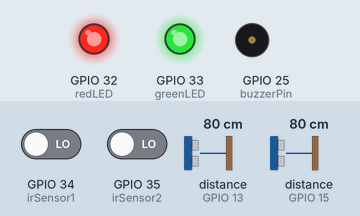
Simulated run of this sketch. Board: ESP32. On the bench: output pins drawn as LEDs (lit = HIGH), buzzer (waves = sounding, pin HIGH). Wiring (inferred from the names in the program): 2 × ultrasonic range finder: trigger GPIO 2, echo GPIO 15 / trigger GPIO 12, echo GPIO 13. The inputs (shaded band) are chosen by the test bench; at power-on: GPIO 34 (irSensor1) LOW, GPIO 35 (irSensor2) LOW, distance to the obstacle (sensors on GPIO 13, GPIO 15) 80 cm. The echo pulse lasts 58.3 µs per cm; pins used as bus, display or sensor lines are not drawn; what the sketch prints to the serial monitor is not drawn.

Above: at 2.3 s.
2.4 s: GPIO 34 (irSensor1) driven HIGH
Timing chart, 0 to 5.4 s (numbered marks = the images above; inputs shaded):
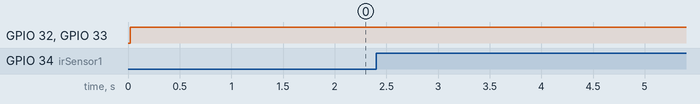

The sketch:

exp1.ino
```cpp
#define trigPin1 2
#define echoPin1 15
#define trigPin2 12
#define echoPin2 13

#define irSensor1 34
#define irSensor2 35

#define buzzerPin 25
#define redLED 32
#define greenLED 33

long getDistance(int trigPin, int echoPin) {
  digitalWrite(trigPin, LOW);
  delayMicroseconds(2);
  digitalWrite(trigPin, HIGH);
  delayMicroseconds(10);
  digitalWrite(trigPin, LOW);

  long duration = pulseIn(echoPin, HIGH);
  long distance = duration * 0.034 / 2; // in cm
  return distance;
}

void setup() {
  Serial.begin(115200);

  pinMode(trigPin1, OUTPUT);
  pinMode(echoPin1, INPUT);
  pinMode(trigPin2, OUTPUT);
  pinMode(echoPin2, INPUT);

  pinMode(irSensor1, INPUT);
  pinMode(irSensor2, INPUT);

  pinMode(buzzerPin, OUTPUT);
  pinMode(redLED, OUTPUT);
  pinMode(greenLED, OUTPUT);
}

void loop() {
  long distance1 = getDistance(trigPin1, echoPin1);
  long distance2 = getDistance(trigPin2, echoPin2);

  int ir1 = digitalRead(irSensor1);
  int ir2 = digitalRead(irSensor2);

  bool alert = false;

  Serial.print("Ultrasonic 1 (cm): ");
  Serial.print(distance1);
  Serial.print(" | Ultrasonic 2 (cm): ");
  Serial.print(distance2);
  Serial.print(" | IR1: ");
  Serial.print(ir1);
  Serial.print(" | IR2: ");
  Serial.println(ir2);

  // Crack detection
  if (ir1 == 1) {
    Serial.println("⚠️ ALERT: Crack detected by IR Sensor 1");
    alert = true;
  }

  if (ir2 == 1) {
    Serial.println("⚠️ ALERT: Crack detected by IR Sensor 2");
    alert = true;
  }

  // Misalignment detection (distance > 6 OR ≤ 2)
  if (distance1 > 6 || distance1 <= 2) {
    Serial.println("⚠️ ALERT: Misalignment detected by Ultrasonic Sensor 1");
    alert = true;
  }

  if (distance2 > 6 || distance2 <= 2) {
    Serial.println("⚠️ ALERT: Misalignment detected by Ultrasonic Sensor 2");
    alert = true;
  }

  // Alert handling
  if (alert) {
    digitalWrite(redLED, HIGH);
    digitalWrite(greenLED, HIGH);
    digitalWrite(buzzerPin, LOW);
  } else {
    digitalWrite(redLED, LOW);
    digitalWrite(greenLED, LOW);
    digitalWrite(buzzerPin, HIGH);
  }

  delay(1500); // Adjust as needed
}
```

Measured:
- after the input at 2.4 s, every drawn part: stays the same
